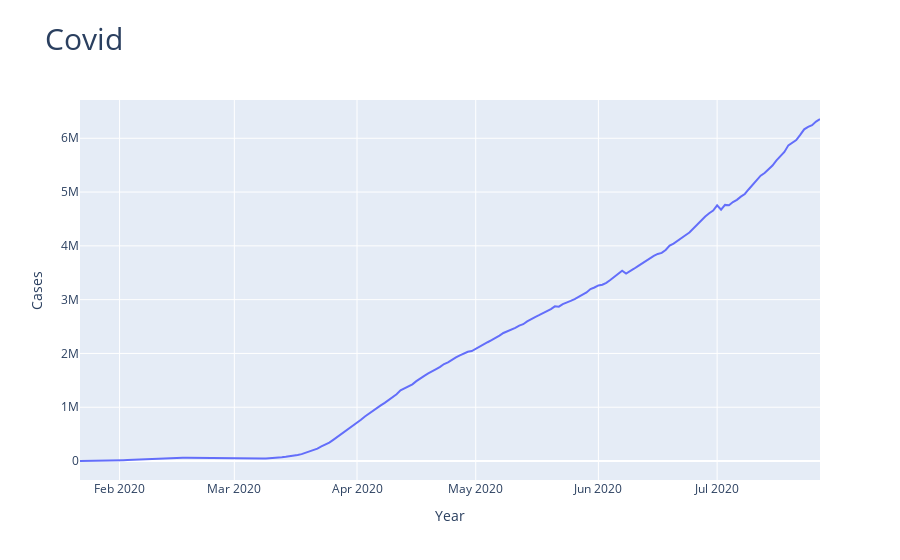

Notebook source saved alongside this figure:
### Code cell
fig = go.Figure()
fig.add_trace(go.Scatter(x=dw['Date'], y=dw['Active'],
                    mode='lines', 
                    name='Active'))

fig.update_layout(title =  "Covid", title_font_size = 30)
fig.update_xaxes(title_text = 'Year')
fig.update_yaxes(title_text = "Cases")

### Figure 1 — Plotly figure (JSON) as saved in the notebook; plotly's stock layout.template omitted (floating-point values rounded to 4 significant figures; data arrays with more than 128 entries replaced by an {"elided": "..."} marker saying what was removed)
{"data": [{"mode": "lines", "name": "Active", "type": "scatter", "x": {"elided": "188 str values"}, "y": {"elided": "188 int values"}}], "layout": {"title": {"font": {"size": 30}, "text": "Covid"}, "xaxis": {"title": {"text": "Year"}}, "yaxis": {"title": {"text": "Cases"}}}}
